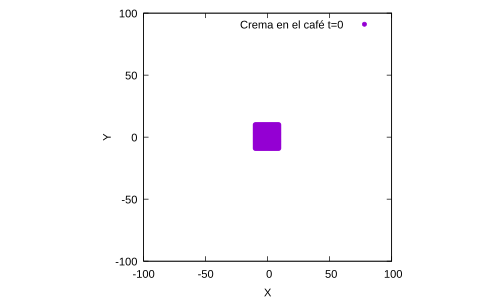

gnuplot code for this plot:
set xlabel 'X'
set ylabel 'Y'
set size square
set term pdf
set out "fig3-0.pdf"
plot [-100:100][-100:100] 'datos.txt' u 2:3 pt 7 ps 0.5 t 'Crema en el café t=0'
